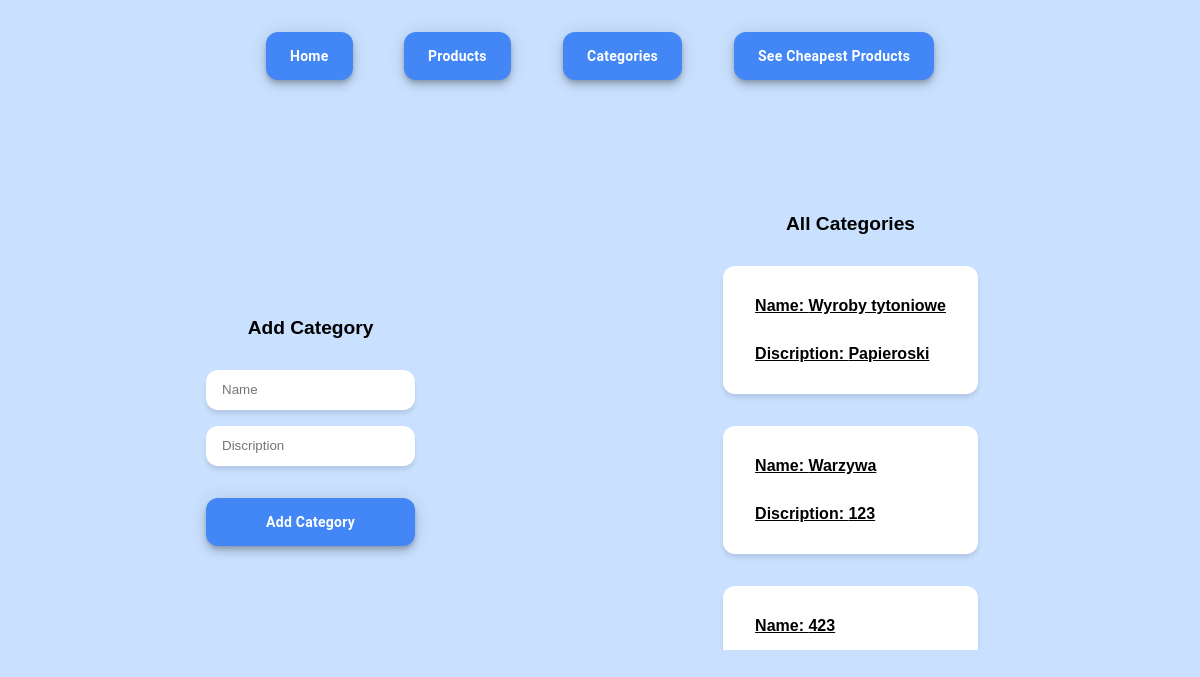
Page /categories/ on the committed database.
### www/models.py (models this page shows, shortened)
class Category(models.Model):
    name = models.CharField(max_length=40)
    discription = models.TextField(max_length=50)
    created_at = models.DateTimeField(auto_now_add=True)

### www/views.py (the view)
# urls.py: path('categories/', views.categories, name='categories'),
def categories(request):
    if request.method == 'POST':
            form = CategoryForm(request.POST)
            if form.is_valid():
                form.save()
                return redirect('categories')
    else:
        form = CategoryForm()
        categories = Category.objects.all()
        return render(request, 'www/categories.html', {'form': form, 'categories': categories})

### www/forms.py
class CategoryForm(forms.ModelForm):
    name = forms.CharField(max_length=100, widget=forms.TextInput(attrs={'placeholder': 'Name'}))
    discription = forms.CharField(max_length=100, widget=forms.TextInput(attrs={'placeholder': 'Discription'}))
    class Meta:
        model = Category
        fields = '__all__'

### www/templates/www/categories.html (shortened to what this page needs)
<!DOCTYPE html>
<html lang="en">
<head>
    {% load static %}
    <link rel="stylesheet" href="{% static 'reset.css' %}">
    <link rel="stylesheet" href="{% static 'header.css' %}">
    <link rel="stylesheet" href="{% static 'main.css' %}">
    <link rel="stylesheet" href="{% static 'categories.css' %}">
</head>
<body>
    <header>
        <div class="container">
          <a class="link" href="{% url 'index' %}"><button>Home</button></a>
          <a class="link" href="{% url 'products' %}"><button>Products</button></a>
          <a class="link" href="{% url 'categories' %}"><button>Categories</button></a>
          <a class="link" href="{% url 'cheapest' %}"><button>See Cheapest Products</button></a>
        </div>
    </header>
    <main>
        <div class="container">
            <div class="add_category">
                <h1>Add Category</h1>
                <form method="post" action="{% url 'categories' %}">
                        {{ form.name }}
                        {{ form.discription }}
                    <button type="submit">Add Category</button>
                </form>
            </div>
            <div class="show_categories">
                <h1>All Categories</h1>
                <div class="categories">
                    {% for category in categories %}
                            <a class="category" href="{% url 'category_detail' category.id %}">
                                <p>Name: {{ category.name }}</p>
                                <p>Discription: {{ category.discription }}</p>
                            </a>
                    {% endfor %}
                </div>
            </div>
        </div>
</body>
</html>

### static/header.css (style rules this page uses)
header { display: flex; justify-content: center; padding: 2rem 0 ; }
header > .container { width: 60%; }
.link > button { margin-top: 0; }

### static/main.css (style rules this page uses)
main { display: flex; align-items: center; justify-content: center; height: 80vh; }

### static/categories.css (style rules this page uses)
h1 { text-align: center; margin-bottom: 1rem; font-size: 1.2rem; font-weight: bold; }
.categories { display: flex; flex-direction: column; height: 50vh; overflow: auto; }
.category { display: flex; flex-direction: column; margin:1rem; padding: 1rem; background-color: #fff; border-radius: 12px; box-shadow: 0px 4px 4px rgba(0, 0, 0, 0.1); color: #000; }
p { font-weight: bolder; margin: 1rem; }

### rows in the picture
Category: name "Wyroby tytoniowe", discription "Papieroski"
Category: name "Warzywa", discription "123"
Category: name "423"
